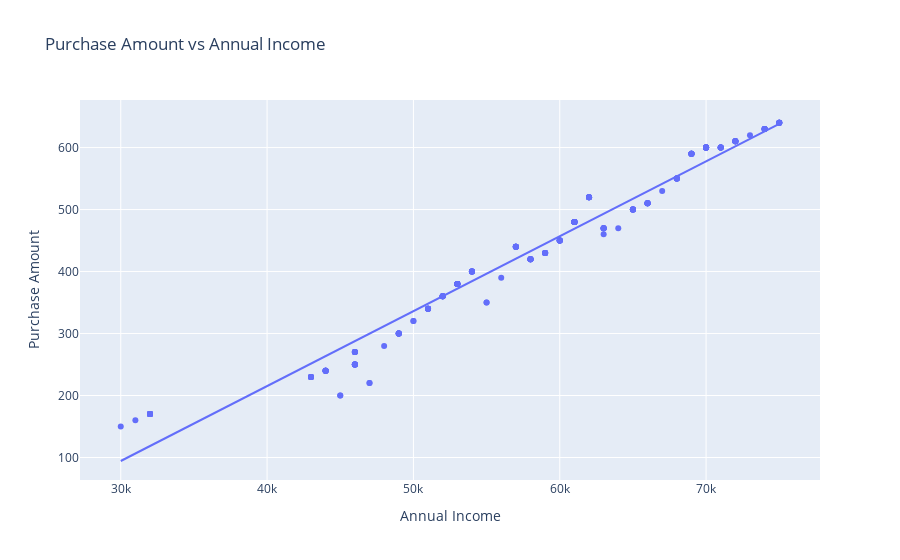

Source (notebook cell):
### Markdown cell above
6. Визуализируйте как зависит сумма покупок от зарплаты клиента

### Code cell
fig = px.scatter(df, x='annual_income', y='purchase_amount', 
                 title='Purchase Amount vs Annual Income', 
                 labels={'annual_income': 'Annual Income', 'purchase_amount': 'Purchase Amount'},
                 trendline="ols")

fig.show()

### Figure 1 — Plotly figure (JSON) as saved in the notebook; plotly's stock layout.template omitted (floating-point values rounded to 4 significant figures; data arrays with more than 128 entries replaced by an {"elided": "..."} marker saying what was removed)
{"data": [{"hovertemplate": "Annual Income=%{x}<br>Purchase Amount=%{y}<extra></extra>", "legendgroup": "", "marker": {"color": "#636efa", "symbol": "circle"}, "mode": "markers", "name": "", "orientation": "v", "showlegend": false, "type": "scatter", "x": {"elided": "238 int values"}, "xaxis": "x", "y": {"elided": "238 int values"}, "yaxis": "y"}, {"hovertemplate": "<b>OLS trendline</b><br>purchase_amount = 0.0120872 * annual_income + -268.264<br>R<sup>2</sup>=0.968666<br><br>Annual Income=%{x}<br>Purchase Amount=%{y} <b>(trend)</b><extra></extra>", "legendgroup": "", "marker": {"color": "#636efa", "symbol": "circle"}, "mode": "lines", "name": "", "showlegend": false, "type": "scatter", "x": {"elided": "238 int values"}, "xaxis": "x", "y": {"elided": "238 float values"}, "yaxis": "y"}], "layout": {"legend": {"tracegroupgap": 0}, "title": {"text": "Purchase Amount vs Annual Income"}, "xaxis": {"anchor": "y", "domain": [0, 1], "title": {"text": "Annual Income"}}, "yaxis": {"anchor": "x", "domain": [0, 1], "title": {"text": "Purchase Amount"}}}}
